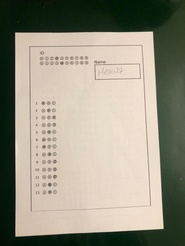
#> input picture Module2BubbleSheetCorrection/data/images/1.jpg, 185 x 246 px, shrunk from 768 x 1024 before the run
$ python paperExtraction.py
#> lines starting #> are read from the running program, lines starting #| are printed output that depends on the picture; after the words box and inside, x2 and y2 are one past the last pixel; in counts of white or black regions, pixels touching at a corner belong together
import numpy as np
import cv2 as cv
import matplotlib.pyplot as plt
from Module2BubbleSheetCorrection.src.utils import *
import os

# 1) Image reading and preprocessing
def readImage(path):
    # Read an image and convert to RGB.
    imageBGR = cv.imread(path)
    imageRGB = cv.cvtColor(imageBGR, cv.COLOR_BGR2RGB)
    return imageRGB

def convertToGrayScale(imageRGB):
    # Convert RGB image to grayscale.
    return cv.cvtColor(imageRGB, cv.COLOR_BGR2GRAY)

def applyGaussian(imageGrayScale, windowSize = (7,7)):
    # Apply Gaussian blur to reduce noise.
    return cv.GaussianBlur(imageGrayScale, windowSize, 0)

def thresholdImage(imageGrayScale):
    # Return a binary image using adaptive threshold.
    binary = cv.adaptiveThreshold(imageGrayScale, 255, cv.ADAPTIVE_THRESH_GAUSSIAN_C, cv.THRESH_BINARY_INV, 11, 2)
    return binary

# 2) Contour detection and paper extraction
def findBiggestFourSidedContour(thresh_image):
    # Find the largest 4-sided contour in a binary image.
    contours, _ = cv.findContours(thresh_image, cv.RETR_EXTERNAL, cv.CHAIN_APPROX_SIMPLE)
    maxArea = 0
    biggestContour = None
    for contour in contours:
        area = cv.contourArea(contour)
        perimeter = cv.arcLength(contour, True)
        constructedPoly = cv.approxPolyDP(contour, 0.02 * perimeter, True)
        if len(constructedPoly) == 4 and area > maxArea:
            maxArea = area
            biggestContour = constructedPoly
    return biggestContour

def segmentPaper(imageRGB, contour):
    # Create a masked image containing only the paper.
    gray = cv.cvtColor(imageRGB, cv.COLOR_BGR2GRAY)
    mask = np.zeros_like(gray)
    cv.fillPoly(mask, [contour], 255)
    extractedPaper = cv.bitwise_and(imageRGB, imageRGB, mask)
    return extractedPaper

# 3) Perspective warp
def orderPoints(contourPoints):
    # Order points: top-left, top-right, bottom-left, bottom-right
    contourPoints = contourPoints.reshape(4, 2)
    contourPoints = sorted(contourPoints, key=lambda p: p[1])  # sort by y
    top = contourPoints[:2]     # top two points (smallest y)
    bottom = contourPoints[2:]  # bottom two points (largest y)
    # Getting Top Left and Top Right
    if top[0][0] < top[1][0]:
        topLeft, topRight = top[0], top[1]
    else:
        topLeft, topRight = top[1], top[0]
    # Getting Bottom Left and Bottom Right
    if bottom[0][0] < bottom[1][0]:
        bottomLeft, bottomRight = bottom[0], bottom[1]
    else:
        bottomLeft, bottomRight = bottom[1], bottom[0]
    # Final ordered points
    orderedPoints = [topLeft, topRight, bottomLeft, bottomRight]
    return np.float32(orderedPoints)

def calculateCroppedImageDimensions(orderedPoints):
    # Compute width and height of the rectangle from ordered points.
    topLeft, topRight, bottomLeft, bottomRight = orderedPoints[0], orderedPoints[1], orderedPoints[2], orderedPoints[3]
    leftEdge = (((topLeft[0] - bottomLeft[0]) ** 2) + ((topLeft[1] - bottomLeft[1]) ** 2)) ** (1/2)
    rightEdge = (((topRight[0] - bottomRight[0]) ** 2) + ((topRight[1] - bottomRight[1]) ** 2)) ** 0.5
    topEdge = (((topLeft[0] - topRight[0]) ** 2) + ((topLeft[1] - topRight[1]) ** 2)) ** 0.5
    bottomEdge = (((bottomLeft[0] - bottomRight[0]) ** 2) + ((bottomLeft[1] - bottomRight[1]) ** 2)) ** 0.5
    width = int(max(topEdge, bottomEdge))
    height = int(max(leftEdge, rightEdge))
    return width, height

def warpPaper(image, contour):
    """Warp the paper to a top-down view rectangle."""
    orderedPoints = orderPoints(contour)
    width, height = calculateCroppedImageDimensions(orderedPoints)
    destinationPoints = np.float32([[0, 0], [width, 0], [0, height], [width, height]])
    matrix = cv.getPerspectiveTransform(orderedPoints, destinationPoints)
    warpedImage = cv.warpPerspective(image, matrix, (width, height))
    return warpedImage

# 4) Visualization functions
def drawContours(image, contours, biggest=None):
    """Draw all contours in green, highlight biggest in thick green."""
    img_copy = image.copy()
    cv.drawContours(img_copy, contours, -1, (0,255,0), 2)
    if biggest is not None:
        cv.drawContours(img_copy, [biggest], -1, (0,255,0), 10)
    return img_copy

# 5) Main pipeline
def extractPaper(imagePath):
    imageRGB = readImage(imagePath)
    imageGrayScale = convertToGrayScale(imageRGB)
    imageGrayScale = applyGaussian(imageGrayScale)
    thresh = thresholdImage(imageGrayScale)
    biggestContour = findBiggestFourSidedContour(thresh)
    extractedPaper = segmentPaper(imageRGB, biggestContour)
    warped = warpPaper(imageRGB, biggestContour)
    return warped

# 6) Testing for all dataset
def test():
    images = ["../data/images/1.jpg", "../data/images/2.jpg", "../data/images/3.jpg", "../data/images/4.jpg", "../data/images/5.jpg", "../data/images/6.jpg", "../data/images/7.jpg", "../data/images/8.jpg", "../data/images/9.jpg",
               "../data/images/10.jpg", "../data/images/11.jpg", "../data/images/12.jpg", "../data/images/13.jpg", "../data/images/14.jpg", "../data/images/15.jpg", "../data/images/16.jpg", "../data/images/17.jpg", "../data/images/18.jpg",
                "../data/images/19.jpg", "../data/images/20.jpg", "../data/images/21.jpg", "../data/images/22.jpg", "../data/images/23.jpg","../data/images/24.jpg"]
    for i, imagePath in enumerate(images):
        paper = extractPaper(imagePath)
#> in readImage, imageBGR is the input picture: shape (246, 185, 3); mean B, G, R 130.6, 146.8, 151
#> in convertToGrayScale, `return cv.cvtColor(imageRGB, cv.COLOR_BGR2GRAY)`:
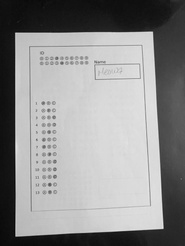
#> returned value: shape (246, 185); min 4, max 235, mean 142.4
#> in applyGaussian, `return cv.GaussianBlur(imageGrayScale, windowSize, 0)`:
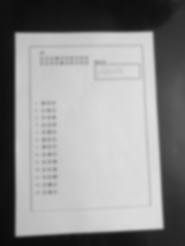
#> returned value: shape (246, 185); min 10, max 222, mean 142.4
#> in thresholdImage, `binary = cv.adaptiveThreshold(imageGrayScale, 255, cv.ADAPTIVE_THRESH_..`:
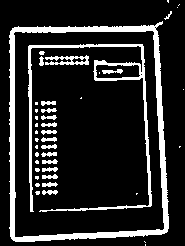
#> binary: shape (246, 185); 15.5% white; 43 white regions (24 under 20 px)
#> in findBiggestFourSidedContour, `contours, _ = cv.findContours(thresh_image, cv.RETR_EXTERNAL, cv.CHAIN..`: contours = 9 contours, 8 with area under 20; largest, box (x1, y1, x2, y2) and area: (9, 21, 169, 242) 32322
#> the loop in findBiggestFourSidedContour, `for contour in contours:` made 9 passes
#> (area, perimeter, maxArea, biggestContour) on pass 5: (32322, 791.8, 32322, [[162, 21], [12, 28], [13, 240], [167, 231]])
#> after the loop in findBiggestFourSidedContour, `for contour in contours:`: maxArea = 32322
#> in extractPaper, `biggestContour = findBiggestFourSidedContour(thresh)`: biggestContour = [[162, 21], [12, 28], [13, 240], [167, 231]]
#> in segmentPaper, `cv.fillPoly(mask, [contour], 255)`:
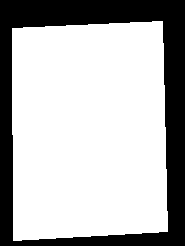
#> mask: shape (246, 185); 71.3% white; 1 black region, box (x1, y1, x2, y2) and area: (0, 0, 185, 246) 13052
#> in orderPoints, `contourPoints = sorted(contourPoints, key=lambda p: p[1])`: contourPoints = [[162, 21], [12, 28], [167, 231], [13, 240]]
#> in orderPoints, `top = contourPoints[:2]`: top = [[162, 21], [12, 28]]
#> in orderPoints, `bottom = contourPoints[2:]`: bottom = [[167, 231], [13, 240]]
#> in orderPoints, `topLeft, topRight = top[1], top[0]`: topLeft = [12, 28]; topRight = [162, 21]
#> in orderPoints, `bottomLeft, bottomRight = bottom[1], bottom[0]`: bottomLeft = [13, 240]; bottomRight = [167, 231]
#> in orderPoints, `orderedPoints = [topLeft, topRight, bottomLeft, bottomRight]`: orderedPoints = [[12, 28], [162, 21], [13, 240], [167, 231]]
#> in calculateCroppedImageDimensions, `topLeft, topRight, bottomLeft, bottomRight = orderedPoints[0], ordered..`: topLeft = [12, 28]; topRight = [162, 21]; bottomLeft = [13, 240]; bottomRight = [167, 231]
#> in calculateCroppedImageDimensions, `leftEdge = (((topLeft[0] - bottomLeft[0]) ** 2) + ((topLeft[1] - botto..`: leftEdge = 212
#> in calculateCroppedImageDimensions, `rightEdge = (((topRight[0] - bottomRight[0]) ** 2) + ((topRight[1] - b..`: rightEdge = 210.1
#> in calculateCroppedImageDimensions, `topEdge = (((topLeft[0] - topRight[0]) ** 2) + ((topLeft[1] - topRight..`: topEdge = 150.2
#> in calculateCroppedImageDimensions, `bottomEdge = (((bottomLeft[0] - bottomRight[0]) ** 2) + ((bottomLeft[1..`: bottomEdge = 154.3
#> in calculateCroppedImageDimensions, `width = int(max(topEdge, bottomEdge))`: width = 154
#> in calculateCroppedImageDimensions, `height = int(max(leftEdge, rightEdge))`: height = 212
#> in warpPaper, `width, height = calculateCroppedImageDimensions(orderedPoints)`: width = 154; height = 212
#> in warpPaper, `destinationPoints = np.float32([[0, 0], [width, 0], [0, height], [widt..`: destinationPoints = [[0, 0], [154, 0], [0, 212], [154, 212]]
#> in warpPaper, `matrix = cv.getPerspectiveTransform(orderedPoints, destinationPoints)`: matrix = [[1.02, -0.00482, -12.12], [0.0481, 1.03, -29.41], [-4.97e-05, 0.000128, 1]]
#> in warpPaper, `warpedImage = cv.warpPerspective(image, matrix, (width, height))`:
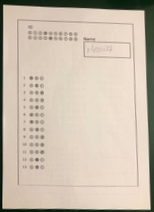
#> warpedImage: shape (212, 154, 3); mean R, G, B 202.8, 190, 174.1
        image = readImage(imagePath)
        # show_images([image, paper], titles = [f"Original {i + 1}", f"Scanned Paper {i + 1}"])
        outputPath = f"../data/papers/{i + 1}.jpg"
        cv.imwrite(outputPath, paper)
        print(f"Saved: {outputPath}")
#> pass 2 of the loop in test, `for i, imagePath in enumerate(images):`:
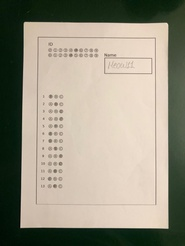
#> input picture Module2BubbleSheetCorrection/data/images/2.jpg, 185 x 246 px, shrunk from 768 x 1024 before the run
#> in readImage, imageBGR is the input picture: shape (246, 185, 3); mean B, G, R 131.3, 147.9, 153.1
#> in thresholdImage (call 2), `binary = cv.adaptiveThreshold(imageGrayScale, 255, cv.ADAPTIVE_THRESH_..`:
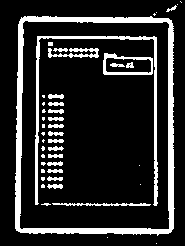
#> binary: shape (246, 185); 15.9% white; 45 white regions (22 under 20 px)
#> contours = 8 contours, 7 with area under 20; largest, box (x1, y1, x2, y2) and area: (15, 16, 175, 236) 33651
#> the loop in findBiggestFourSidedContour (call 2), `for contour in contours:` made 8 passes
#> (area, perimeter, maxArea, biggestContour) on pass 3: (33651, 788, 33651, [[21, 17], [16, 230], [170, 232], [171, 20]])
#> mask: shape (246, 185); 71.8% white; 1 black region, box (x1, y1, x2, y2) and area: (0, 0, 185, 246) 12836
#> in warpPaper (call 2), `orderedPoints = orderPoints(contour)`: orderedPoints = [[21, 17], [171, 20], [16, 230], [170, 232]]
#> in warpPaper (call 2), `width, height = calculateCroppedImageDimensions(orderedPoints)`: height = 213
#> destinationPoints = [[0, 0], [154, 0], [0, 213], [154, 213]]
#> matrix = [[1.02, 0.024, -21.88], [-0.0206, 1.03, -17.04], [-3.54e-05, 0.000124, 1]]
#> in warpPaper (call 2), `warpedImage = cv.warpPerspective(image, matrix, (width, height))`:
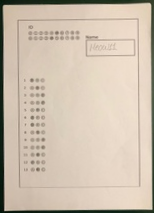
#> warpedImage: shape (213, 154, 3); mean R, G, B 206.4, 192.3, 175.6
#> pass 3 of the loop in test, `for i, imagePath in enumerate(images):`:
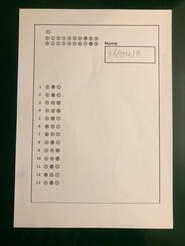
#> input picture Module2BubbleSheetCorrection/data/images/3.jpg, 185 x 246 px, shrunk from 768 x 1024 before the run
#> in readImage, imageBGR is the input picture: shape (246, 185, 3); mean B, G, R 138.4, 156, 164.3
#> in thresholdImage (call 3), `binary = cv.adaptiveThreshold(imageGrayScale, 255, cv.ADAPTIVE_THRESH_..`:
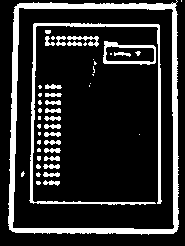
#> binary: shape (246, 185); 17% white; 48 white regions (26 under 20 px)
#> contours = 2 contours, 1 with area under 20; largest, box (x1, y1, x2, y2) and area: (8, 0, 179, 235) 37974
#> mask: shape (246, 185); 82.7% white; 1 black region, box (x1, y1, x2, y2) and area: (0, 0, 185, 246) 7865
#> in warpPaper (call 3), `orderedPoints = orderPoints(contour)`: orderedPoints = [[14, 7], [176, 0], [9, 229], [176, 231]]
#> in warpPaper (call 3), `width, height = calculateCroppedImageDimensions(orderedPoints)`: width = 167; height = 231
#> destinationPoints = [[0, 0], [167, 0], [0, 231], [167, 231]]
#> matrix = [[1.08, 0.0243, -15.27], [0.0466, 1.08, -8.2], [0.000256, 0.000145, 1]]
#> in warpPaper (call 3), `warpedImage = cv.warpPerspective(image, matrix, (width, height))`:
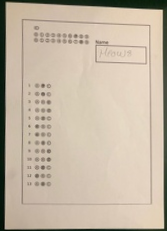
#> warpedImage: shape (231, 167, 3); mean R, G, B 196.1, 182.5, 164.3
#> the loop made 7 passes; the first 3 are shown

if __name__ == "__main__":
#> (the run stopped early here; a loop or call above may not have finished)
